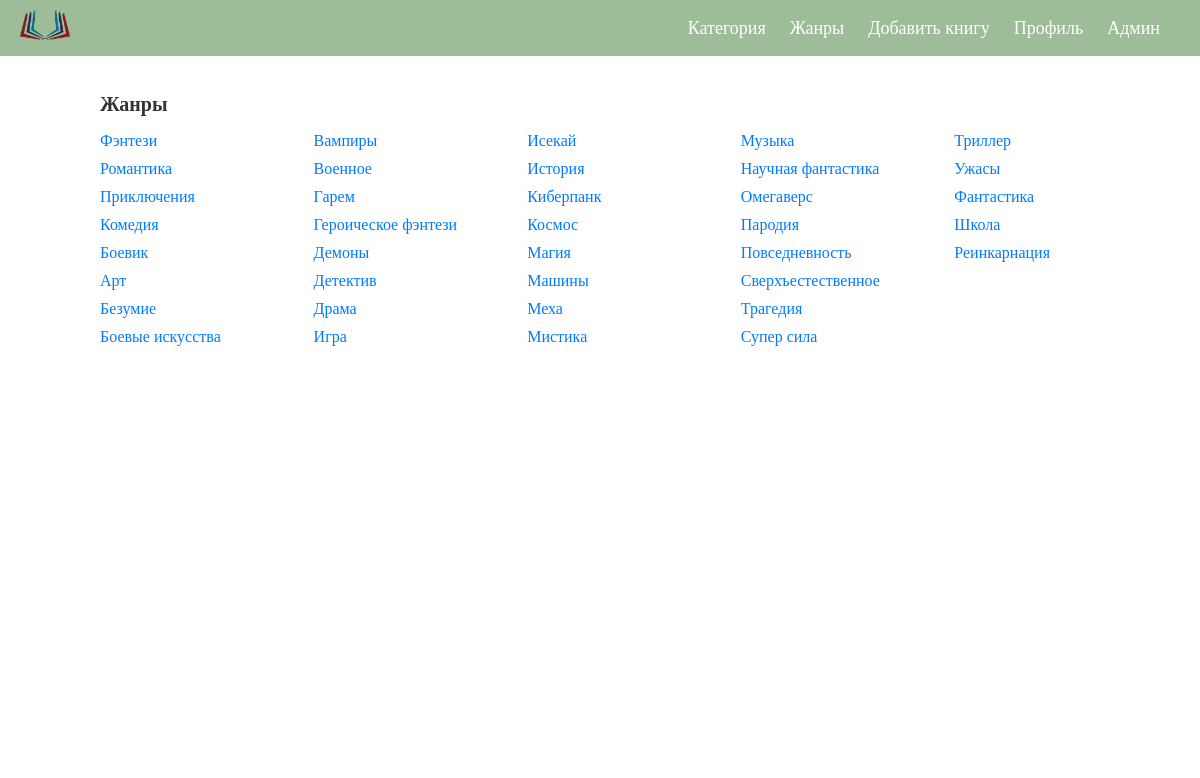
The page /genre/ (signed in) on the database its author committed.
### book/models.py (models this page shows, shortened)
class Genre(models.Model):
    name = models.CharField(max_length = 100, unique = True, verbose_name ='название')
    class Meta:
        verbose_name = 'жанр'
        verbose_name_plural = 'жанры'

### book/views.py (the view)
# urls.py: path('genre/', GenreListView.as_view()),
class GenreListView(LoginRequiredMixin, ListView):
    model = models.Genre
    context_object_name = 'genres'
    template_name = 'books/genre.html'
    login_url = '/login/'

### templates/books/genre.html
{% extends 'index.html' %}
{% load static %}
{% block content %}
<link rel="stylesheet" href="{% static 'css/genre.css' %}">
<div class="genre-list">
  <h2>Жанры</h2>
  <ul class="genre-columns">
    {% for genre in genres %}
      <li>
        <a href="#">{{ genre.name.capitalize }}</a>
      </li>
    {% endfor %}
  </ul>
</div>
{% endblock %}

### templates/index.html (shortened to what this page needs)
{% load static %}
<!DOCTYPE html>
<html lang="en">
<head>
    <link rel="stylesheet" href="{% static 'css/styles.css' %}">
</head>
<body>
  <div class="layout">
          <header>
            <div class="title">
              {% if user.is_authenticated %}
                <a href="/">
                  <img src="{% static 'images/logo.png' %}" alt="Логотип Ranobe" width="50px">
                </a>
              {% else %}
                <img src="{% static 'images/logo.png' %}" alt="Логотип Ranobe" width="50px">
              {% endif %}
            </div>
            <ul class="menu">
              {% if user.is_authenticated %}
                <li><a href="/">Категория</a></li>
                <li><a href="/genre/">Жанры</a></li>
                <li><a href="/book/create/">Добавить книгу</a></li>
                <li><a href="/profile/">Профиль</a></li>
                <li><a href="/admin/">Админ</a></li>
              {% else %}
                <li><a href="/login/">Вход</a></li>
                <li><a href="/register/">Регистрация</a></li>
              {% endif %}
            </ul>
          </header>
          <main>
            {% block content %}
            {% endblock %}
          </main>
        <footer>
        </footer>
  </div>
</body>
</html>

### static/css/styles.css (style rules this page uses)
body { margin: 0; font-family: Times, Times New Roman, serif; }
.layout { display: flex; flex-direction: column; height: 100vh; }
header { height: 56px; background-color: #9DBC98; display: flex; justify-content: space-between; align-items: center; padding: 0 20px; flex-shrink: 0; }
.title { font-size: 24px; color: #fff; }
.title a { text-decoration: none; color: #fff; }
.menu { list-style-type: none; padding: 0; margin: 0; }
.menu li { display: inline-block; margin-right: 20px; }
.menu li a { text-decoration: none; color: #fff; font-size: 18px; }
main { display: flex; background-color: white; flex: 1; flex-grow: 1; flex-direction: row; flex-wrap: wrap; align-items: flex-start; padding: 0 100px; }
footer { height: 50px; flex-shrink: 0; }

### static/css/genre.css (style rules this page uses)
.genre-list { margin-top: 20px; }
.genre-list h2 { font-size: 20px; color: #333; }
.genre-list ul { list-style: none; padding: 0; }
.genre-list li { margin-bottom: 10px; }
.genre-list li a { text-decoration: none; color: #007bff; transition: color 0.3s ease; }
.genre-columns { column-count: 5; column-gap: 70px; }

### rows shown on the page
Genre: name "Фэнтези"
Genre: name "Романтика"
Genre: name "Приключения"
Genre: name "Комедия"
Genre: name "Боевик"
Genre: name "Арт"
Genre: name "Безумие"
Genre: name "Боевые искусства"
Genre: name "Вампиры"
Genre: name "Военное"
Genre: name "Гарем"
Genre: name "Героическое фэнтези"
Genre: name "Демоны"
Genre: name "Детектив"
Genre: name "Драма"
Genre: name "Игра"
Genre: name "Исекай"
Genre: name "История"
Genre: name "Киберпанк"
Genre: name "Космос"
Genre: name "Магия"
Genre: name "Машины"
Genre: name "Меха"
Genre: name "Мистика"
Genre: name "Музыка"
Genre: name "Научная фантастика"
Genre: name "Омегаверс"
Genre: name "Пародия"
Genre: name "Повседневность"
Genre: name "Сверхъестественное"
Genre: name "Трагедия"
Genre: name "Супер сила"
Genre: name "Триллер"
Genre: name "Ужасы"
Genre: name "Фантастика"
Genre: name "Школа"
Genre: name "Реинкарнация"
